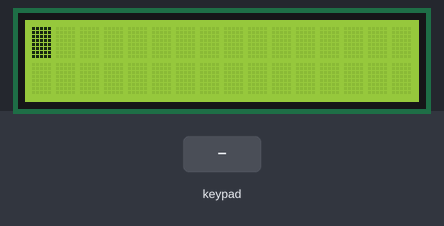
The sketch below on a simulated Arduino Mega 2560, built with avr-gcc and run on an emulated ATmega2560. Parts: 16×2 character LCD. The test bench sets the inputs (shaded band). What the sketch prints to the serial monitor is not drawn.

Above: at 1.2 s.
1.3 s: keypad keys 3 6 3 4 3 2 3 0 pressed 0.4 s apart
At 4.3 s:
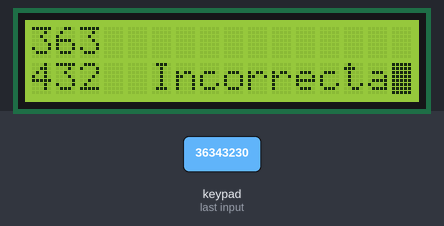
6.0 s: key 'D' pressed
At 8.84 s:
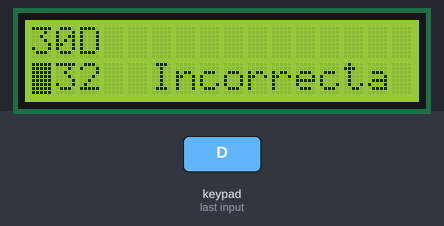
9.0 s: key '#' pressed
At 9.7 s:
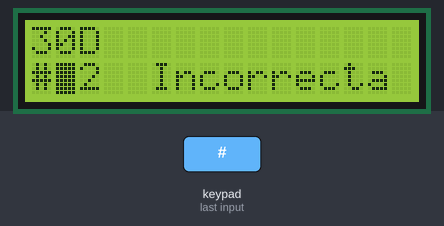
10.5 s: keypad keys 3 6 3 4 3 2 3 0 # pressed 0.4 s apart
At 16.36 s:
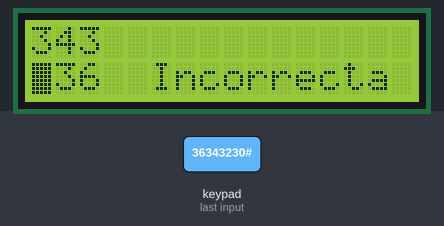
17.1 s: key '*' pressed
20.1 s: key 'C' pressed
At 22.7 s:
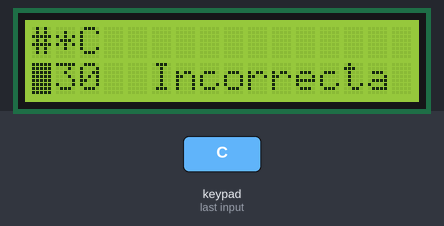
Timing chart, 0 to 24.1 s (numbered marks = the images above; inputs shaded):
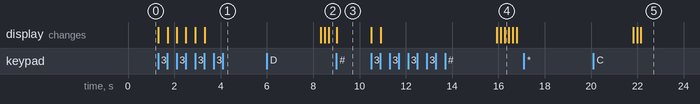

The sketch:

Keypad_02.ino
```cpp
/* @file CustomKeypad.pde
|| @version 1.0
|| @author Alexander Brevig
|| @contact alexanderbrevig@gmail.com
||
|| @description
|| | Demonstrates changing the keypad size and key values.
|| #
*/
/* The circuit:
 * LCD RS pin to digital pin 12
 * LCD Enable pin to digital pin 11
 * LCD D4 pin to digital pin 5
 * LCD D5 pin to digital pin 4
 * LCD D6 pin to digital pin 3
 * LCD D7 pin to digital pin 2
 * LCD R/W pin to ground
 * 10K resistor:
 * ends to +5V and ground
 * wiper to LCD VO pin (pin 3) */
#include <Keypad.h>
#include <LiquidCrystal.h>
#include <EEPROM.h>
char texto[3] = {' ',' ',' '};
char texto2[3] = {' ',' ',' '};
boolean retorno = false;
const int rs = 8, en = 9, d4 = 4, d5 = 5, d6 = 6, d7 = 7;
LiquidCrystal lcd(rs, en, d4, d5, d6, d7);
//char texto[3] = {' ',' ',' '};
//char texto2[3] = {' ',' ',' '};
//boolean retorno = false;

const byte ROWS = 4; //four rows
const byte COLS = 4; //four columns
//define the cymbols on the buttons of the keypads
char hexaKeys[ROWS][COLS] = {
  {'D','#','0','*'},
  {'C','9','8','7'},
  {'B','6','5','4'},
  {'A','3','2','1'}
};
byte rowPins[ROWS] = {36, 34, 32, 30}; //connect to the row pinouts of the keypad
byte colPins[COLS] = {44, 42, 40, 38}; //connect to the column pinouts of the keypad

//initialize an instance of class NewKeypad
Keypad customKeypad = Keypad( makeKeymap(hexaKeys), rowPins, colPins, ROWS, COLS);

void setup(){
  lcd.begin(16,2);
  lcd.clear();
  Serial.begin(9600);
}

void loop(){
  retorno = false;
  int i =1;
  lcd.setCursor(0,0);
  lcd.blink();
  do{
  char customKey = customKeypad.getKey();
  if (customKey){
    lcd.print(customKey);
    texto[i]+=String(customKey);
    Serial.print(i);
    i++;
    }
  }while(i<=3);
  i=1;
  lcd.setCursor(0,1);
  do{
  char customKey = customKeypad.getKey();
  if (customKey){
    lcd.print(customKey);
    texto2[i]+=String(customKey);
    i++;
    Serial.print(i);}
  }while(i<=3);
  lcd.setCursor(5,1);
  retorno = true;
  for(int j=0;j<=3;j++){
    Serial.print("t"+String(texto[j]));
    Serial.println("t2"+String(texto2[j]));
    if (not(texto[j]==texto2[j])){
      retorno=false;
      break;
    }

    }
  if(retorno){
    lcd.print("Correcta");}
  else{lcd.print("Incorrecta");}
  delay(5000);
  }
```

Measured:
- after the input at 1.3 s, the display: first changes at once (image 1 shows a later state)
- after the input at 6.0 s, the display: first differs from a run without the input after 2.7 s (image 2)
- after the input at 9.0 s, the display: changes at once (image 3)
- after the input at 10.5 s, the display: first changes at once (image 4 shows a later state)
- after the input at 17.1 s, every drawn part: stays the same
- after the input at 20.1 s, the display: first differs from a run without the input after 2.1 s (image 5)
